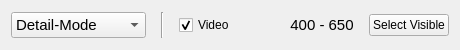
                 <widget class="QFrame" name="slitscanViewOptions">
                  <property name="minimumSize">
                   <size>
                    <width>0</width>
                    <height>50</height>
                   </size>
                  </property>
                  <property name="maximumSize">
                   <size>
                    <width>16777215</width>
                    <height>50</height>
                   </size>
                  </property>
                  <property name="styleSheet">
                   <string notr="true"/>
                  </property>
                  <property name="frameShape">
                   <enum>QFrame::NoFrame</enum>
                  </property>
                  <property name="frameShadow">
                   <enum>QFrame::Sunken</enum>
                  </property>
                  <property name="lineWidth">
                   <number>1</number>
                  </property>
                  <layout class="QGridLayout" name="gridLayout_6">
                   <property name="horizontalSpacing">
                    <number>15</number>
                   </property>
                   <item row="1" column="2">
                    <widget class="Line" name="line_2">
                     <property name="orientation">
                      <enum>Qt::Vertical</enum>
                     </property>
                    </widget>
                   </item>
                   <item row="1" column="1">
                    <widget class="QComboBox" name="modeSelector">
                     <property name="minimumSize">
                      <size>
                       <width>120</width>
                       <height>0</height>
                      </size>
                     </property>
                     <property name="font">
                      <font>
                       <pointsize>11</pointsize>
                      </font>
                     </property>
                     <item>
                      <property name="text">
                       <string>Detail-Mode</string>
                      </property>
                     </item>
                     <item>
                      <property name="text">
                       <string>Overview-Mode</string>
                      </property>
                     </item>
                    </widget>
                   </item>
                   <item row="1" column="9">
                    <widget class="QLabel" name="visibleAreaLabel">
                     <property name="maximumSize">
                      <size>
                       <width>200</width>
                       <height>16777215</height>
                      </size>
                     </property>
                     <property name="font">
                      <font>
                       <pointsize>11</pointsize>
                       <weight>50</weight>
                       <italic>false</italic>
                       <bold>false</bold>
                       <underline>false</underline>
                      </font>
                     </property>
                     <property name="text">
                      <string>400 - 650</string>
                     </property>
                     <property name="alignment">
                      <set>Qt::AlignCenter</set>
                     </property>
                    </widget>
                   </item>
                   <item row="1" column="10">
                    <widget class="QPushButton" name="selectVisibleArea">
                     <property name="maximumSize">
                      <size>
                       <width>150</width>
                       <height>16777215</height>
                      </size>
                     </property>
                     <property name="text">
                      <string>Select Visible</string>
                     </property>
                    </widget>
                   </item>
                   <item row="1" column="3">
                    <widget class="QCheckBox" name="enableBeeSwarm">
                     <property name="text">
                      <string>Video</string>
                     </property>
                     <property name="checked">
                      <bool>true</bool>
                     </property>
                    </widget>
                   </item>
                   <item row="1" column="8">
                    <spacer name="horizontalSpacer">
                     <property name="orientation">
                      <enum>Qt::Horizontal</enum>
                     </property>
                     <property name="sizeHint" stdset="0">
                      <size>
                       <width>40</width>
                       <height>20</height>
                      </size>
                     </property>
                    </spacer>
                   </item>
                  </layout>
                 </widget>
